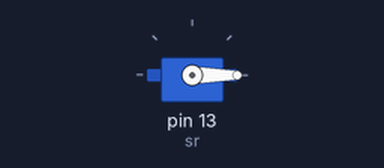
This sketch was run on a simulated Arduino Uno, built with avr-gcc and run on an emulated ATmega328P. On the bench: servo.

Above: at 0.05 s.
At 3.05 s:
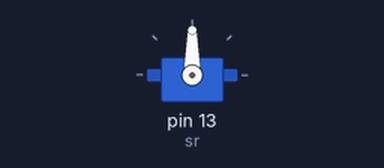
At 6.05 s:
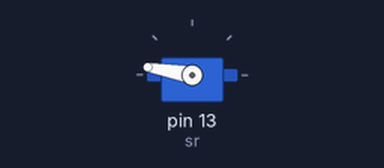
At 12.1 s:
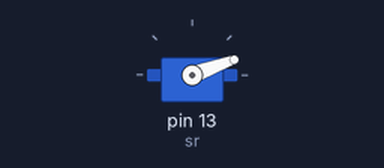
Timing chart, 0 to 16.5 s (numbered marks = the images above):
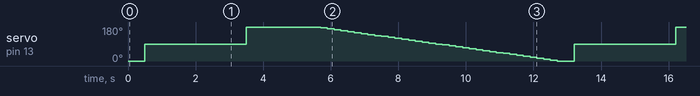

The sketch:

basicServo.ino
```cpp
#include<Servo.h>
Servo sr;
void setup() {
  // put your setup code here, to run once:
  sr.attach(13);
}

void loop() {
  // put your main code here, to run repeatedly:
  sr.write(0);
  delay(500);
  sr.write(90);
  delay(3000);
  sr.write(180);
  delay(2000);
  for(int i=180; i>0; i=i-5){
    sr.write(i);
    delay(200);
  }
}
```
